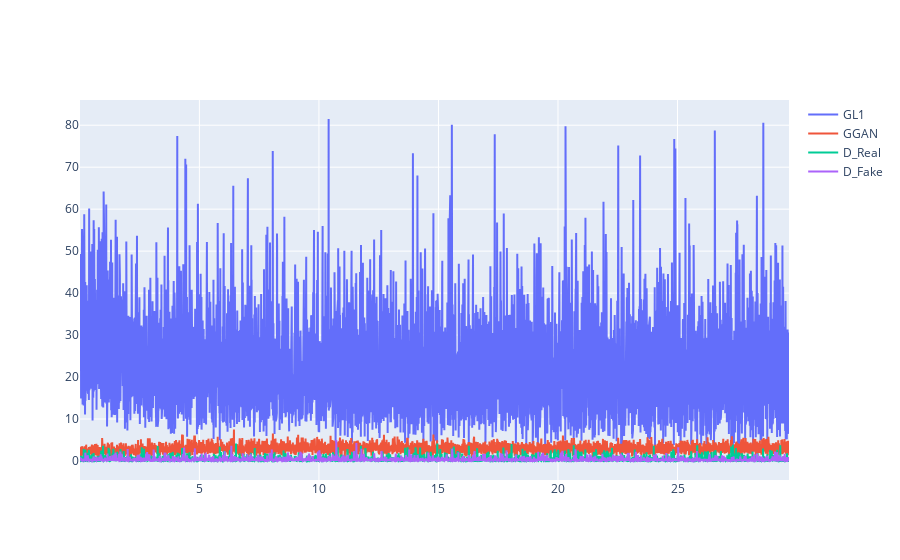

The notebook cell saved with this chart:
### Code cell
import numpy as np
import plotly.graph_objects as go

# Using readlines() 
file1 = open('day2night/other_data/loss_log.txt', 'r') 
Lines = file1.readlines() 
  
count = 1
index2 = []

#loss data
ggan = []
g_l1 = []
d_real = []
d_fake = []

epoch = []

time = 0

for line in Lines: 
    res = line.split()   
    ep = res[1]
    ep = ep[:-1]
    
    t = res[1]
    t = t[:-1]
    time = time + float(t) 
    epoch.append(int(ep))
    
    #read data
    ggan.append(float(res[9]))
    g_l1.append(float(res[11]))
    d_real.append(float(res[13]))
    d_fake.append(float(res[15]))
    
    index2.append(count)
    count = count + 1


control = epoch[0]  
epochs = []  
epoch_count = 0
for i in range(len(epoch)):
    if epoch[i] != control:
        epoch_count = epoch_count + 1
        epochs.append(epoch_count)
        control = epoch[i]
        
epochs = np.asarray(epochs, dtype=int)
index2 = np.asarray(index2, dtype=float)

index2 = index2 / 175


# Create traces
fig = go.Figure()
fig.add_trace(go.Scatter(x=index2, y=g_l1,
                    mode='lines',
                    name='GL1'))
fig.add_trace(go.Scatter(x=index2, y=ggan,
                    mode='lines',
                    name='GGAN'))
fig.add_trace(go.Scatter(x=index2, y=d_real,
                    mode='lines',
                    name='D_Real'))
fig.add_trace(go.Scatter(x=index2, y=d_fake,
                    mode='lines',
                    name='D_Fake'))

fig.show()

hours = time/3600
seconds = time % 3600
#print("Hours: "+ str(hours) + " seconds: " + str(seconds))

### Figure 1 — Plotly figure (JSON) as saved in the notebook; plotly's stock layout.template omitted (floating-point values rounded to 4 significant figures; data arrays with more than 128 entries replaced by an {"elided": "..."} marker saying what was removed)
{"data": [{"mode": "lines", "name": "GL1", "type": "scatter", "x": {"elided": "5191 float values"}, "y": {"elided": "5191 float values"}}, {"mode": "lines", "name": "GGAN", "type": "scatter", "x": {"elided": "5191 float values"}, "y": {"elided": "5191 float values"}}, {"mode": "lines", "name": "D_Real", "type": "scatter", "x": {"elided": "5191 float values"}, "y": {"elided": "5191 float values"}}, {"mode": "lines", "name": "D_Fake", "type": "scatter", "x": {"elided": "5191 float values"}, "y": {"elided": "5191 float values"}}], "layout": {}}
